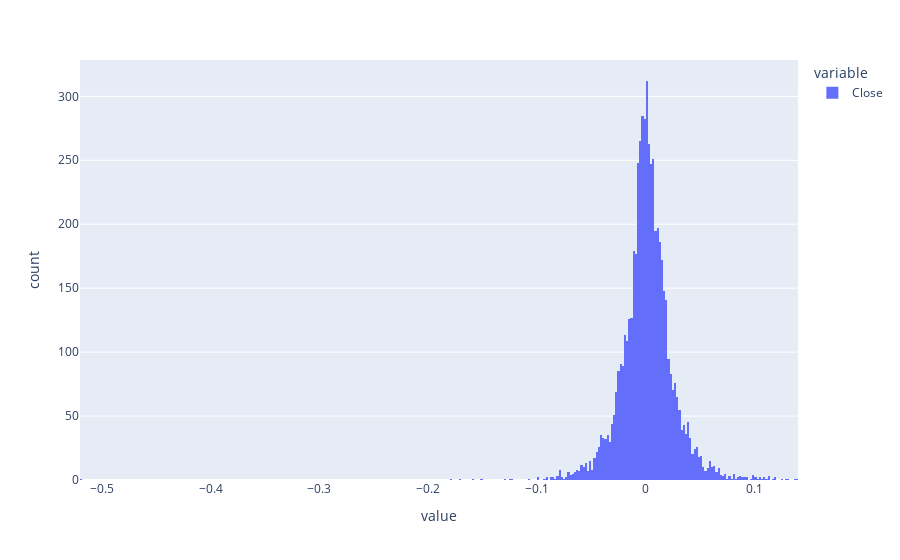

The notebook cell this image was saved under:
### Code cell
Close.pct_change().plot(kind='hist')

### Figure 1 — Plotly figure (JSON) as saved in the notebook; plotly's stock layout.template omitted (floating-point values rounded to 4 significant figures; data arrays with more than 128 entries replaced by an {"elided": "..."} marker saying what was removed)
{"data": [{"alignmentgroup": "True", "bingroup": "x", "hovertemplate": "variable=Close<br>value=%{x}<br>count=%{y}<extra></extra>", "legendgroup": "Close", "marker": {"color": "#636efa", "pattern": {"shape": ""}}, "name": "Close", "offsetgroup": "Close", "orientation": "v", "showlegend": true, "type": "histogram", "x": {"elided": "5702 float values"}, "xaxis": "x", "yaxis": "y"}], "layout": {"autosize": true, "barmode": "relative", "legend": {"title": {"text": "variable"}, "tracegroupgap": 0}, "margin": {"t": 60}, "xaxis": {"anchor": "y", "autorange": true, "domain": [0, 1], "range": [-0.52, 0.14], "title": {"text": "value"}, "type": "linear"}, "yaxis": {"anchor": "x", "autorange": true, "domain": [0, 1], "range": [0, 328.4], "title": {"text": "count"}}}}
